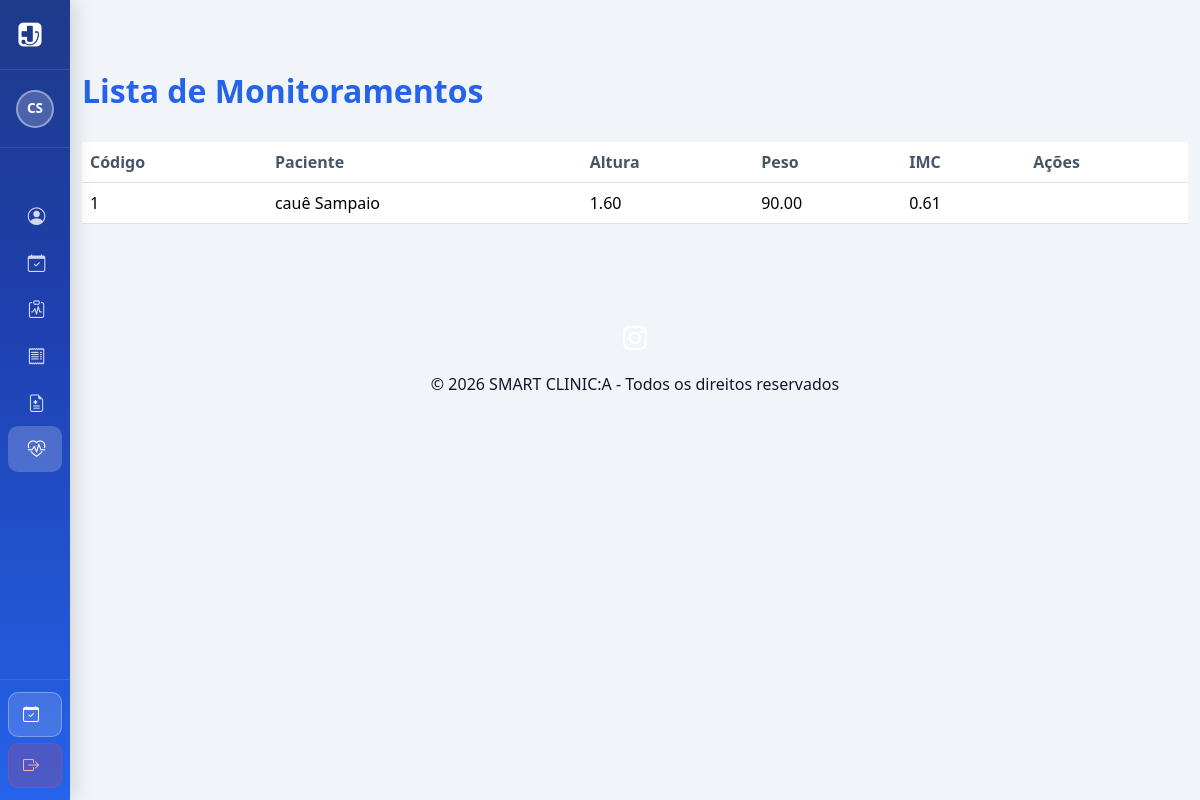
The page /Frontend/monitoramento.php (signed in) on the database its author committed.
### tables this page shows
CREATE TABLE `monitoramento` (
  `cod` int(11) NOT NULL,
  `fk_paciente_cpf` varchar(11) DEFAULT NULL,
  `altura` decimal(5,2) DEFAULT NULL,
  `peso` decimal(5,2) DEFAULT NULL,
  `imc` decimal(5,2) DEFAULT NULL
);

CREATE TABLE `paciente` (
  `cod` int(11) NOT NULL,
  `fk_instituicao_cod` int(11) DEFAULT NULL,
  `cpf` varchar(11) NOT NULL,
  `nome` varchar(100) NOT NULL,
  `data_nascimento` date NOT NULL,
  `email` varchar(100) DEFAULT NULL,
  `senha` varchar(100) DEFAULT NULL,
  `endereco` varchar(200) DEFAULT NULL,
  `foto` varchar(100) DEFAULT NULL
);

### Backend/controller/Database.php (called while the page is built)
<?php
class Database {
    private static $instance = null;
    public static function getConnection() {
        if (self::$instance === null) {
            $host = '127.0.0.1';
            $db   = 'smartclinic';
            $user = 'root';
            $pass = '';
            $charset = 'utf8mb4';
            $dsn = "mysql:host=$host;dbname=$db;charset=$charset";
            $options = [
                PDO::ATTR_ERRMODE => PDO::ERRMODE_EXCEPTION,
                PDO::ATTR_DEFAULT_FETCH_MODE => PDO::FETCH_ASSOC,
                PDO::ATTR_EMULATE_PREPARES => false,
            ];
            self::$instance = new PDO($dsn, $user, $pass, $options);
        }
        return self::$instance;
    }
}

### Backend/controller/MonitoramentoController.php (called while the page is built, shortened)
<?php
require_once __DIR__ . '/../dao/MonitoramentoDAO.php';
class MonitoramentoController extends BaseController {
    private $dao;
    public function __construct() {
        $this->dao = new MonitoramentoDAO();
    }
    public function getAll() {
        return $this->dao->getAll();
    }
}

### Backend/dao/BaseDAO.php (called while the page is built, shortened)
<?php
require_once $_SERVER['DOCUMENT_ROOT'] . '/SMART-CLINIC-A/Backend/controller/Database.php';
class BaseDAO {
    public function __construct() {
        $this->db = Database::getConnection();
    }
}

### Backend/dao/MonitoramentoDAO.php (called while the page is built, shortened)
<?php
require_once __DIR__ . '/BaseDAO.php';
class MonitoramentoDAO extends BaseDAO {
    public function getAll() {
        $stmt = $this->db->query('SELECT m.*, p.nome as paciente_nome FROM monitoramento m LEFT JOIN paciente p ON m.fk_paciente_cpf = p.cpf');
        return $stmt->fetchAll();
    }
}

### Backend/controller/PacienteController.php (called while the page is built, shortened)
<?php
require_once $_SERVER['DOCUMENT_ROOT'] . '/SMART-CLINIC-A/Backend/dao/PacienteDAO.php';
class PacienteController extends BaseController {
    private $dao;
    public function __construct() {
        $this->dao = new PacienteDAO();
    }
    public function getById($cod) {
        return $this->dao->getById($cod);
    }
}

### Backend/dao/PacienteDAO.php (called while the page is built, shortened)
<?php
require_once __DIR__ . '/../controller/Database.php';
require_once __DIR__ . '/BaseDAO.php';
class PacienteDAO extends BaseDAO {
    public function getById($cod) {
        $stmt = $this->db->prepare('
            SELECT p.*, i.nome as instituicao_nome
            FROM paciente p
            LEFT JOIN instituicao i ON p.fk_instituicao_cod = i.cod
            WHERE p.cod = ?
        ');
        $stmt->execute([$cod]);
        return $stmt->fetch();
    }
}

### Frontend/monitoramento.php (the view, shortened to what this page needs)
<?php require_once __DIR__ . '/navbar.php'; ?>
<!DOCTYPE html>
<html lang="pt-BR">
<head>
    <link href="https://cdn.jsdelivr.net/npm/bootstrap@5.3.2/dist/css/bootstrap.min.css" rel="stylesheet">
    <link href="https://cdn.jsdelivr.net/npm/bootstrap-icons@1.11.1/font/bootstrap-icons.css" rel="stylesheet">
    <link rel="stylesheet" href="style.css">
</head>
<body>
    <section class="py-5">
        <div class="container py-4">
            <?php
            require_once $_SERVER['DOCUMENT_ROOT'] . '/SMART-CLINIC-A/Backend/controller/MonitoramentoController.php';
            require_once $_SERVER['DOCUMENT_ROOT'] . '/SMART-CLINIC-A/Backend/controller/PacienteController.php';
            $controller = new MonitoramentoController();
            $pacienteController = new PacienteController();
            $isPaciente = isset($_SESSION['role']) && $_SESSION['role'] === 'paciente';
            $pacienteLogadoCod = $_SESSION['user_id'] ?? null;
            $pacienteLogadoCpf = null;
            if ($isPaciente && !empty($pacienteLogadoCod)) {
                $pacienteAtual = $pacienteController->getById($pacienteLogadoCod);
                $pacienteLogadoCpf = $pacienteAtual['cpf'] ?? null;
            }
            $action = isset($_GET['action']) ? $_GET['action'] : 'list';
            if ($action == 'list') {
                ?>
                <div class="d-flex justify-content-between align-items-center mb-4">
                    <h2 class="text-azul fw-bold">Lista de Monitoramentos</h2>
                </div>
                <div class="table-responsive">
                    <table class="table table-modern mb-0">
                        <thead>
                            <tr>
                                <th>Código</th>
                                <th>Paciente</th>
                                <th>Altura</th>
                                <th>Peso</th>
                                <th>IMC</th>
                                <th>Ações</th>
                            </tr>
                        </thead>
                        <tbody>
                            <?php
                            $monitoramentos = $controller->getAll();
                            if ($isPaciente && !empty($pacienteLogadoCpf)) {
                                $monitoramentos = array_filter($monitoramentos, function($mon) use ($pacienteLogadoCpf) {
                                    return $mon['fk_paciente_cpf'] === $pacienteLogadoCpf;
                                });
                            }
                            foreach ($monitoramentos as $mon) {
                                echo "<tr>";
                                echo "<td>" . htmlspecialchars($mon['cod']) . "</td>";
                                echo "<td>" . htmlspecialchars($mon['paciente_nome']) . "</td>";
                                echo "<td>" . htmlspecialchars($mon['altura']) . "</td>";
                                echo "<td>" . htmlspecialchars($mon['peso']) . "</td>";
                                echo "<td>" . htmlspecialchars($mon['imc']) . "</td>";
                                echo "<td>";
                                echo "</td>";
                                echo "</tr>";
                            }
                            ?>
                        </tbody>
                    </table>
                </div>
                <?php
            }
            ?>
        </div>
    </section>
    <footer class="text-center py-4">
        <div class="container">
            <div class="d-flex justify-content-center mb-3">
                <a href="#" class="text-white mx-2 fs-4"><i class="bi bi-instagram"></i></a>
            </div>
            <p class="mb-0">© 2026 SMART CLINIC:A - Todos os direitos reservados</p>
        </div>
    </footer>
</body>
</html>

### Frontend/style.css (style rules this page uses)
:root { --azul: #2563eb; --azul-escuro: #1e40af; --verde: #22c55e; --fundo: #f1f5f9; }
html, body { height: 100%; }
body { background: var(--fundo); padding-top: 80px; font-family: 'Segoe UI', Tahoma, Geneva, Verdana, sans-serif; color: #0f172a; overflow-x: hidden; }
.text-azul { color: var(--azul) !important; }
.table-modern thead { background: #f1f5f9; }
.table-modern th { color: #475569; }

### Frontend/navbar.php (style rules this page uses)
:root { --sidebar-width:260px; --sidebar-collapsed-width:70px; --azul:#2563eb; --azul-escuro:#1e40af; --azul-mais-escuro:#1e3a8a; }
body.with-sidebar { margin-left:var(--sidebar-width); transition:margin-left .3s ease; padding-top:0 !important; }
body.with-sidebar.sidebar-collapsed { margin-left:var(--sidebar-collapsed-width); }

### rows shown on the page
monitoramento: cod "1", paciente.nome "cauê Sampaio", altura "1.60", peso "90.00", imc "0.61"

### other values the page prints
$initials "CS"
